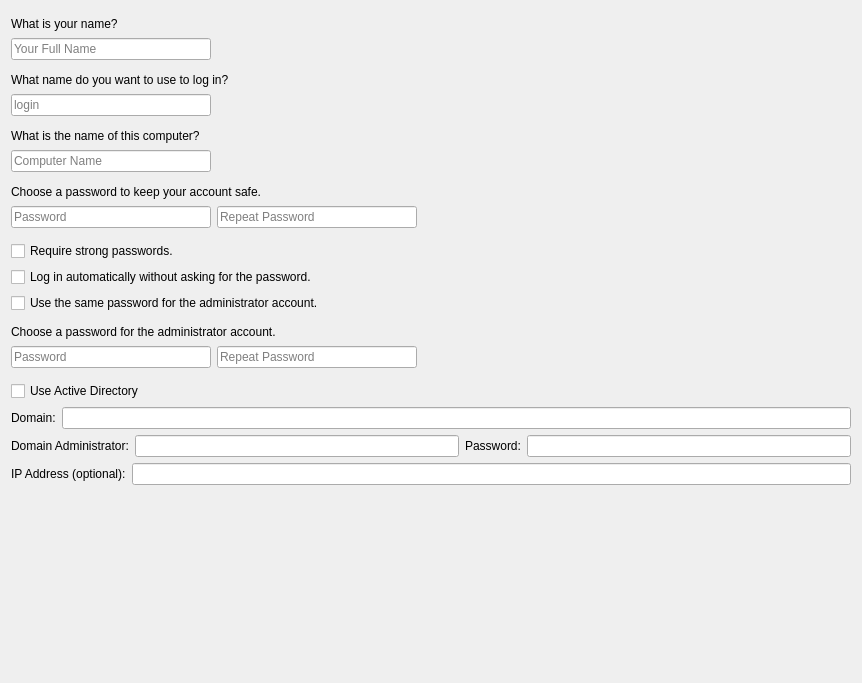
<?xml version="1.0" encoding="UTF-8"?>
<ui version="4.0">
 <author>
SPDX-FileCopyrightText: 2014 Teo Mrnjavac &lt;teo@kde.org&gt;
SPDX-License-Identifier: GPL-3.0-or-later
 </author>
 <class>Page_UserSetup</class>
 <widget class="QWidget" name="Page_UserSetup">
  <property name="geometry">
   <rect>
    <x>0</x>
    <y>0</y>
    <width>862</width>
    <height>683</height>
   </rect>
  </property>
  <property name="windowTitle">
   <string notr="true">Form</string>
  </property>
  <layout class="QVBoxLayout" name="verticalLayout_12">
   <item>
    <spacer name="verticalSpacer">
     <property name="orientation">
      <enum>Qt::Vertical</enum>
     </property>
     <property name="sizeType">
      <enum>QSizePolicy::Fixed</enum>
     </property>
     <property name="sizeHint" stdset="0">
      <size>
       <width>20</width>
       <height>6</height>
      </size>
     </property>
    </spacer>
   </item>
   <item>
    <widget class="QLabel" name="labelWhatIsYourName">
     <property name="text">
      <string>What is your name?</string>
     </property>
    </widget>
   </item>
   <item>
    <layout class="QHBoxLayout" name="fullNameLayout">
     <item>
      <widget class="QLineEdit" name="textBoxFullName">
       <property name="minimumSize">
        <size>
         <width>200</width>
         <height>0</height>
        </size>
       </property>
       <property name="placeholderText">
        <string>Your Full Name</string>
       </property>
      </widget>
     </item>
     <item>
      <widget class="QLabel" name="labelFullName">
       <property name="sizePolicy">
        <sizepolicy hsizetype="Fixed" vsizetype="Fixed">
         <horstretch>0</horstretch>
         <verstretch>0</verstretch>
        </sizepolicy>
       </property>
       <property name="minimumSize">
        <size>
         <width>24</width>
         <height>24</height>
        </size>
       </property>
       <property name="maximumSize">
        <size>
         <width>24</width>
         <height>24</height>
        </size>
       </property>
       <property name="text">
        <string notr="true"/>
       </property>
       <property name="scaledContents">
        <bool>true</bool>
       </property>
      </widget>
     </item>
     <item>
      <widget class="QLabel" name="labelFullNameError">
       <property name="sizePolicy">
        <sizepolicy hsizetype="Expanding" vsizetype="Preferred">
         <horstretch>1</horstretch>
         <verstretch>0</verstretch>
        </sizepolicy>
       </property>
       <property name="text">
        <string/>
       </property>
       <property name="wordWrap">
        <bool>true</bool>
       </property>
      </widget>
     </item>
    </layout>
   </item>
   <item>
    <spacer name="verticalSpacer_2">
     <property name="orientation">
      <enum>Qt::Vertical</enum>
     </property>
     <property name="sizeType">
      <enum>QSizePolicy::Fixed</enum>
     </property>
     <property name="sizeHint" stdset="0">
      <size>
       <width>20</width>
       <height>6</height>
      </size>
     </property>
    </spacer>
   </item>
   <item>
    <widget class="QLabel" name="username_label_2">
     <property name="text">
      <string>What name do you want to use to log in?</string>
     </property>
     <property name="wordWrap">
      <bool>false</bool>
     </property>
    </widget>
   </item>
   <item>
    <layout class="QHBoxLayout" name="usernameLayout">
     <item>
      <widget class="QLineEdit" name="textBoxLoginName">
       <property name="sizePolicy">
        <sizepolicy hsizetype="Expanding" vsizetype="Fixed">
         <horstretch>0</horstretch>
         <verstretch>0</verstretch>
        </sizepolicy>
       </property>
       <property name="minimumSize">
        <size>
         <width>200</width>
         <height>0</height>
        </size>
       </property>
       <property name="placeholderText">
        <string>login</string>
       </property>
      </widget>
     </item>
     <item>
      <widget class="QLabel" name="labelUsername">
       <property name="sizePolicy">
        <sizepolicy hsizetype="Fixed" vsizetype="Fixed">
         <horstretch>0</horstretch>
         <verstretch>0</verstretch>
        </sizepolicy>
       </property>
       <property name="minimumSize">
        <size>
         <width>24</width>
         <height>24</height>
        </size>
       </property>
       <property name="maximumSize">
        <size>
         <width>24</width>
         <height>24</height>
        </size>
       </property>
       <property name="scaledContents">
        <bool>true</bool>
       </property>
      </widget>
     </item>
     <item>
      <widget class="QLabel" name="labelUsernameError">
       <property name="sizePolicy">
        <sizepolicy hsizetype="Expanding" vsizetype="Preferred">
         <horstretch>1</horstretch>
         <verstretch>0</verstretch>
        </sizepolicy>
       </property>
       <property name="minimumSize">
        <size>
         <width>200</width>
         <height>0</height>
        </size>
       </property>
       <property name="text">
        <string/>
       </property>
       <property name="alignment">
        <set>Qt::AlignVCenter</set>
       </property>
       <property name="wordWrap">
        <bool>true</bool>
       </property>
      </widget>
     </item>
    </layout>
   </item>
   <item>
    <spacer name="verticalSpacer_4">
     <property name="orientation">
      <enum>Qt::Vertical</enum>
     </property>
     <property name="sizeType">
      <enum>QSizePolicy::Fixed</enum>
     </property>
     <property name="sizeHint" stdset="0">
      <size>
       <width>20</width>
       <height>6</height>
      </size>
     </property>
    </spacer>
   </item>
   <item>
    <widget class="QLabel" name="hostnameLabel">
     <property name="text">
      <string>What is the name of this computer?</string>
     </property>
     <property name="wordWrap">
      <bool>false</bool>
     </property>
    </widget>
   </item>
   <item>
    <layout class="QHBoxLayout" name="hostnameLayout">
     <item>
      <widget class="QLineEdit" name="textBoxHostname">
       <property name="sizePolicy">
        <sizepolicy hsizetype="Expanding" vsizetype="Fixed">
         <horstretch>0</horstretch>
         <verstretch>0</verstretch>
        </sizepolicy>
       </property>
       <property name="minimumSize">
        <size>
         <width>200</width>
         <height>0</height>
        </size>
       </property>
       <property name="toolTip">
        <string>&lt;small&gt;This name will be used if you make the computer visible to others on a network.&lt;/small&gt;</string>
       </property>
       <property name="placeholderText">
        <string>Computer Name</string>
       </property>
      </widget>
     </item>
     <item>
      <widget class="QLabel" name="labelHostname">
       <property name="sizePolicy">
        <sizepolicy hsizetype="Fixed" vsizetype="Fixed">
         <horstretch>0</horstretch>
         <verstretch>0</verstretch>
        </sizepolicy>
       </property>
       <property name="minimumSize">
        <size>
         <width>24</width>
         <height>24</height>
        </size>
       </property>
       <property name="maximumSize">
        <size>
         <width>24</width>
         <height>24</height>
        </size>
       </property>
       <property name="scaledContents">
        <bool>true</bool>
       </property>
      </widget>
     </item>
     <item>
      <widget class="QLabel" name="labelHostnameError">
       <property name="sizePolicy">
        <sizepolicy hsizetype="Expanding" vsizetype="Preferred">
         <horstretch>1</horstretch>
         <verstretch>0</verstretch>
        </sizepolicy>
       </property>
       <property name="minimumSize">
        <size>
         <width>200</width>
         <height>0</height>
        </size>
       </property>
       <property name="text">
        <string/>
       </property>
       <property name="alignment">
        <set>Qt::AlignVCenter</set>
       </property>
       <property name="wordWrap">
        <bool>true</bool>
       </property>
      </widget>
     </item>
    </layout>
   </item>
   <item>
    <spacer name="hostnameVSpace">
     <property name="orientation">
      <enum>Qt::Vertical</enum>
     </property>
     <property name="sizeType">
      <enum>QSizePolicy::Fixed</enum>
     </property>
     <property name="sizeHint" stdset="0">
      <size>
       <width>20</width>
       <height>6</height>
      </size>
     </property>
    </spacer>
   </item>
   <item>
    <widget class="QLabel" name="password_label_2">
     <property name="text">
      <string>Choose a password to keep your account safe.</string>
     </property>
     <property name="wordWrap">
      <bool>false</bool>
     </property>
    </widget>
   </item>
   <item>
    <layout class="QHBoxLayout" name="userPasswordLayout">
     <item>
      <widget class="QLineEdit" name="textBoxUserPassword">
       <property name="sizePolicy">
        <sizepolicy hsizetype="Expanding" vsizetype="Fixed">
         <horstretch>0</horstretch>
         <verstretch>0</verstretch>
        </sizepolicy>
       </property>
       <property name="minimumSize">
        <size>
         <width>200</width>
         <height>0</height>
        </size>
       </property>
       <property name="toolTip">
        <string>&lt;small&gt;Enter the same password twice, so that it can be checked for typing errors. A good password will contain a mixture of letters, numbers and punctuation, should be at least eight characters long, and should be changed at regular intervals.&lt;/small&gt;</string>
       </property>
       <property name="echoMode">
        <enum>QLineEdit::Password</enum>
       </property>
       <property name="placeholderText">
        <string>Password</string>
       </property>
      </widget>
     </item>
     <item>
      <widget class="QLineEdit" name="textBoxUserVerifiedPassword">
       <property name="sizePolicy">
        <sizepolicy hsizetype="Expanding" vsizetype="Fixed">
         <horstretch>0</horstretch>
         <verstretch>0</verstretch>
        </sizepolicy>
       </property>
       <property name="minimumSize">
        <size>
         <width>200</width>
         <height>0</height>
        </size>
       </property>
       <property name="toolTip">
        <string>&lt;small&gt;Enter the same password twice, so that it can be checked for typing errors. A good password will contain a mixture of letters, numbers and punctuation, should be at least eight characters long, and should be changed at regular intervals.&lt;/small&gt;</string>
       </property>
       <property name="echoMode">
        <enum>QLineEdit::Password</enum>
       </property>
       <property name="placeholderText">
        <string>Repeat Password</string>
       </property>
      </widget>
     </item>
     <item>
      <widget class="QLabel" name="labelUserPassword">
       <property name="sizePolicy">
        <sizepolicy hsizetype="Fixed" vsizetype="Fixed">
         <horstretch>0</horstretch>
         <verstretch>0</verstretch>
        </sizepolicy>
       </property>
       <property name="minimumSize">
        <size>
         <width>24</width>
         <height>24</height>
        </size>
       </property>
       <property name="maximumSize">
        <size>
         <width>24</width>
         <height>24</height>
        </size>
       </property>
       <property name="scaledContents">
        <bool>true</bool>
       </property>
      </widget>
     </item>
     <item>
      <widget class="QLabel" name="labelUserPasswordError">
       <property name="sizePolicy">
        <sizepolicy hsizetype="Expanding" vsizetype="Preferred">
         <horstretch>1</horstretch>
         <verstretch>0</verstretch>
        </sizepolicy>
       </property>
       <property name="minimumSize">
        <size>
         <width>100</width>
         <height>0</height>
        </size>
       </property>
       <property name="text">
        <string/>
       </property>
       <property name="alignment">
        <set>Qt::AlignVCenter</set>
       </property>
       <property name="wordWrap">
        <bool>true</bool>
       </property>
      </widget>
     </item>
    </layout>
   </item>
   <item>
    <spacer name="verticalSpacer_5">
     <property name="orientation">
      <enum>Qt::Vertical</enum>
     </property>
     <property name="sizeType">
      <enum>QSizePolicy::Fixed</enum>
     </property>
     <property name="sizeHint" stdset="0">
      <size>
       <width>20</width>
       <height>6</height>
      </size>
     </property>
    </spacer>
   </item>
   <item>
    <widget class="QCheckBox" name="checkBoxRequireStrongPassword">
     <property name="toolTip">
      <string>When this box is checked, password-strength checking is done and you will not be able to use a weak password.</string>
     </property>
     <property name="text">
      <string>Require strong passwords.</string>
     </property>
    </widget>
   </item>
   <item>
    <widget class="QCheckBox" name="checkBoxDoAutoLogin">
     <property name="text">
      <string>Log in automatically without asking for the password.</string>
     </property>
    </widget>
   </item>
   <item>
    <widget class="QCheckBox" name="checkBoxReusePassword">
     <property name="text">
      <string>Use the same password for the administrator account.</string>
     </property>
    </widget>
   </item>
   <item>
    <spacer name="verticalSpacer_6">
     <property name="orientation">
      <enum>Qt::Vertical</enum>
     </property>
     <property name="sizeType">
      <enum>QSizePolicy::Fixed</enum>
     </property>
     <property name="sizeHint" stdset="0">
      <size>
       <width>20</width>
       <height>6</height>
      </size>
     </property>
    </spacer>
   </item>
   <item>
    <widget class="QLabel" name="labelChooseRootPassword">
     <property name="text">
      <string>Choose a password for the administrator account.</string>
     </property>
     <property name="wordWrap">
      <bool>false</bool>
     </property>
    </widget>
   </item>
   <item>
    <layout class="QHBoxLayout" name="rootPasswordLayout">
     <item>
      <widget class="QLineEdit" name="textBoxRootPassword">
       <property name="sizePolicy">
        <sizepolicy hsizetype="Expanding" vsizetype="Fixed">
         <horstretch>0</horstretch>
         <verstretch>0</verstretch>
        </sizepolicy>
       </property>
       <property name="minimumSize">
        <size>
         <width>200</width>
         <height>0</height>
        </size>
       </property>
       <property name="toolTip">
        <string>&lt;small&gt;Enter the same password twice, so that it can be checked for typing errors.&lt;/small&gt;</string>
       </property>
       <property name="echoMode">
        <enum>QLineEdit::Password</enum>
       </property>
       <property name="placeholderText">
        <string>Password</string>
       </property>
      </widget>
     </item>
     <item>
      <widget class="QLineEdit" name="textBoxVerifiedRootPassword">
       <property name="sizePolicy">
        <sizepolicy hsizetype="Expanding" vsizetype="Fixed">
         <horstretch>0</horstretch>
         <verstretch>0</verstretch>
        </sizepolicy>
       </property>
       <property name="minimumSize">
        <size>
         <width>200</width>
         <height>0</height>
        </size>
       </property>
       <property name="toolTip">
        <string>&lt;small&gt;Enter the same password twice, so that it can be checked for typing errors.&lt;/small&gt;</string>
       </property>
       <property name="echoMode">
        <enum>QLineEdit::Password</enum>
       </property>
       <property name="placeholderText">
        <string>Repeat Password</string>
       </property>
      </widget>
     </item>
     <item>
      <widget class="QLabel" name="labelRootPassword">
       <property name="sizePolicy">
        <sizepolicy hsizetype="Fixed" vsizetype="Fixed">
         <horstretch>0</horstretch>
         <verstretch>0</verstretch>
        </sizepolicy>
       </property>
       <property name="minimumSize">
        <size>
         <width>24</width>
         <height>24</height>
        </size>
       </property>
       <property name="maximumSize">
        <size>
         <width>24</width>
         <height>24</height>
        </size>
       </property>
       <property name="scaledContents">
        <bool>true</bool>
       </property>
      </widget>
     </item>
     <item>
      <widget class="QLabel" name="labelRootPasswordError">
       <property name="sizePolicy">
        <sizepolicy hsizetype="Expanding" vsizetype="Preferred">
         <horstretch>1</horstretch>
         <verstretch>0</verstretch>
        </sizepolicy>
       </property>
       <property name="minimumSize">
        <size>
         <width>100</width>
         <height>0</height>
        </size>
       </property>
       <property name="text">
        <string/>
       </property>
       <property name="alignment">
        <set>Qt::AlignVCenter</set>
       </property>
       <property name="wordWrap">
        <bool>true</bool>
       </property>
      </widget>
     </item>
    </layout>
   </item>
   <item>
    <spacer name="verticalSpacer_3">
     <property name="orientation">
      <enum>Qt::Vertical</enum>
     </property>
     <property name="sizeType">
      <enum>QSizePolicy::Fixed</enum>
     </property>
     <property name="sizeHint" stdset="0">
      <size>
       <width>20</width>
       <height>6</height>
      </size>
     </property>
    </spacer>
   </item>
   <item>
    <layout class="QVBoxLayout" name="verticalLayout">
     <item>
      <widget class="QCheckBox" name="useADCheckbox">
       <property name="text">
        <string>Use Active Directory</string>
       </property>
      </widget>
     </item>
     <item>
      <layout class="QVBoxLayout" name="verticalLayout_3">
       <item>
        <layout class="QHBoxLayout" name="horizontalLayout_2">
         <item>
          <widget class="QLabel" name="domainLabel">
           <property name="text">
            <string>Domain:</string>
           </property>
          </widget>
         </item>
         <item>
          <widget class="QLineEdit" name="domainField"/>
         </item>
        </layout>
       </item>
       <item>
        <layout class="QHBoxLayout" name="horizontalLayout">
         <item>
          <widget class="QLabel" name="domainAdminLabel">
           <property name="text">
            <string>Domain Administrator:</string>
           </property>
          </widget>
         </item>
         <item>
          <widget class="QLineEdit" name="domainAdminField"/>
         </item>
         <item>
          <widget class="QLabel" name="domainPasswordLabel">
           <property name="text">
            <string>Password:</string>
           </property>
          </widget>
         </item>
         <item>
          <widget class="QLineEdit" name="domainPasswordField">
           <property name="echoMode">
            <enum>QLineEdit::Password</enum>
           </property>
          </widget>
         </item>
        </layout>
       </item>
       <item>
        <layout class="QHBoxLayout" name="horizontalLayout_3">
         <item>
          <widget class="QLabel" name="ipAddressLabel">
           <property name="text">
            <string>IP Address (optional):</string>
           </property>
          </widget>
         </item>
         <item>
          <widget class="QLineEdit" name="ipAddressField"/>
         </item>
        </layout>
       </item>
      </layout>
     </item>
    </layout>
   </item>
   <item>
    <spacer name="verticalSpacer_7">
     <property name="orientation">
      <enum>Qt::Vertical</enum>
     </property>
     <property name="sizeHint" stdset="0">
      <size>
       <width>20</width>
       <height>1</height>
      </size>
     </property>
    </spacer>
   </item>
  </layout>
 </widget>
 <resources/>
 <connections/>
</ui>
